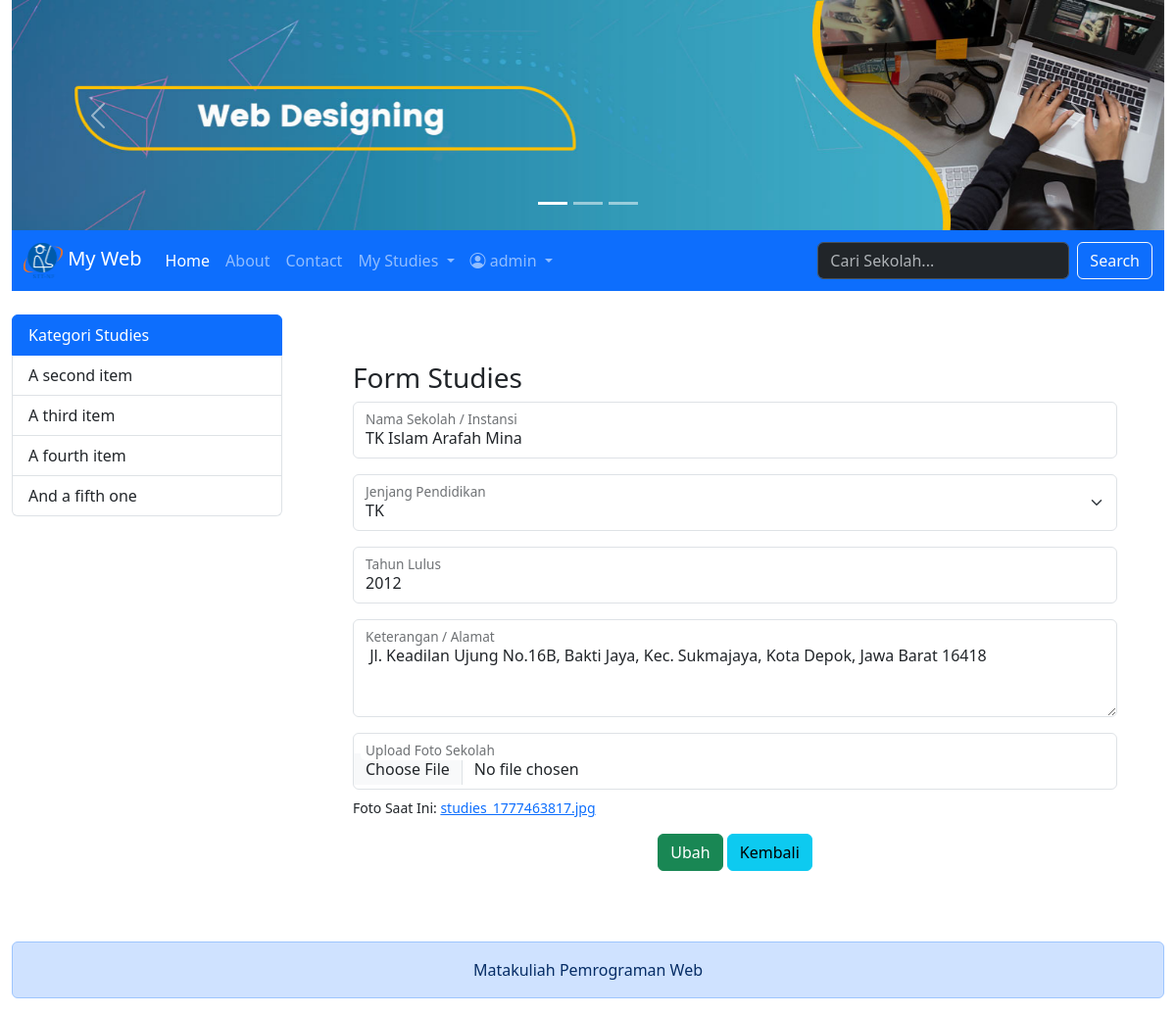
The app's page /index.php?hal=studies_form&id=6 (signed in) with its own data.
### tables this page shows
CREATE TABLE `studies` (
  `id` int(11) NOT NULL,
  `nama` varchar(100) NOT NULL,
  `idlevel` int(11) DEFAULT NULL,
  `keterangan` text DEFAULT NULL,
  `tahun_lulus` year(4) DEFAULT NULL,
  `foto_sekolah` varchar(100) DEFAULT NULL
);

### models/Studies.php (called while the page is built, shortened)
<?php
class Studies
{
    private $koneksi;
    public function __construct()
    {
        global $dbh;
        if ($dbh) {
            $this->koneksi = $dbh;
        } else {
            include_once 'koneksi.php';
            $this->koneksi = $dbh;
        }
    }
    public function getStudies($id)
    {
        try {
            $sql = "SELECT studies.*, level.nama AS nama_level
                    FROM studies
                    INNER JOIN level ON level.id = studies.idlevel
                    WHERE studies.id = ?";
            $ps = $this->koneksi->prepare($sql);
            $ps->execute([$id]);
            return $ps->fetch();
        } catch (PDOException $e) {
            die("Error Detail: " . $e->getMessage());
        }
    }
}

### models/Level.php (called while the page is built, shortened)
<?php
class Level
{
    private $koneksi;
    public function __construct()
    {
        global $dbh;
        $this->koneksi = $dbh;
    }
    public function index()
    {
        $sql = "SELECT * FROM level ORDER BY id DESC";
        return $this->koneksi->query($sql);
    }
}

### studies_form.php (the view, shortened to what this page needs)
<?php
$obj_level = new Level();
$rs = $obj_level->index();
@$id = $_REQUEST['id'];
$obj_studies = new Studies();
if(!empty($id)){
    $row = $obj_studies->getStudies($id);
}
else {
    $row = [];
}
?>
<div class="container px-5 my-5">
    <h3>Form Studies</h3>
    <form id="studiesForm" method="POST" action="controller/studies.php" enctype="multipart/form-data">
        <div class="form-floating mb-3">
            <input class="form-control" name="nama" value="<?= @$row['nama'] ?>" id="namaStudies" type="text" placeholder="Nama Sekolah/Instansi" required />
            <label for="namaStudies">Nama Sekolah / Instansi</label>
        </div>
        <div class="form-floating mb-3">
            <select class="form-select" name="idlevel" id="levelStudies" aria-label="Level Studies" required>
                <?php
                foreach($rs as $level){
                    $sel = ($level['id'] == @$row['idlevel']) ? "selected" : "" ;
                ?>
                <option value="<?= $level['id'] ?>" <?= $sel ?>><?= $level['nama'] ?></option>
                <?php } ?>
            </select>
            <label for="levelStudies">Jenjang Pendidikan</label>
        </div>
        <div class="form-floating mb-3">
            <input class="form-control" name="tahun_lulus" value="<?= @$row['tahun_lulus'] ?>" id="tahunLulus" type="number" placeholder="Tahun Lulus" required />
            <label for="tahunLulus">Tahun Lulus</label>
        </div>
        <div class="form-floating mb-3">
            <textarea class="form-control" name="keterangan" id="keterangan" placeholder="Keterangan" style="height: 100px"><?= @$row['keterangan'] ?></textarea>
            <label for="keterangan">Keterangan / Alamat</label>
        </div>
        <div class="form-floating mb-3">
            <input class="form-control" name="foto_sekolah" id="fotoStudies" type="file" accept="image/*" />
            <label for="fotoStudies">Upload Foto Sekolah</label>
            <?php if(!empty($row['foto_sekolah']) && file_exists('IMG/' . $row['foto_sekolah'])): ?>
                <small class="d-block mt-2">Foto Saat Ini: <a href="IMG/<?= $row['foto_sekolah'] ?>" target="_blank"><?= $row['foto_sekolah'] ?></a></small>
            <?php endif; ?>
        </div>
        <div class="text-center">
            <?php
            if(empty($id)){
            ?>
                <button class="btn btn-primary" name="proses" type="submit" value="simpan">Simpan</button>
            <?php
            }
            else{
            ?>
                <button class="btn btn-success" name="proses" type="submit" value="ubah">Ubah</button>
            <?php } ?>
            <a href="index.php?hal=studies_list" class="btn btn-info">Kembali</a>
        </div>
    </form>
</div>

### records on screen
studies: nama "TK Islam Arafah Mina", tahun_lulus "2012", keterangan "Jl. Keadilan Ujung No.16B, Bakti Jaya, Kec. Sukmajaya, Kota Depok, Jawa Barat 16418", foto_sekolah "studies_1777463817.jpg"

### other values on screen
$_SESSION['MEMBER']['username'] "admin"
form field idlevel "TK"
